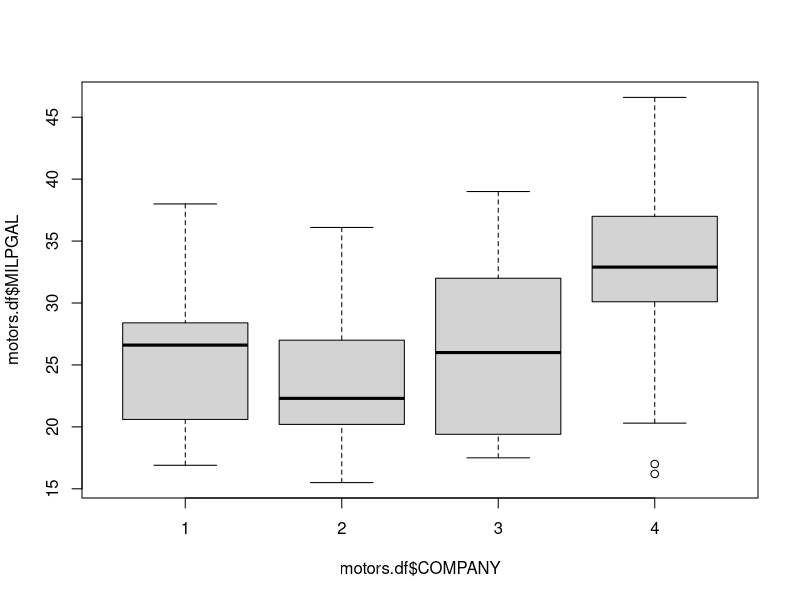
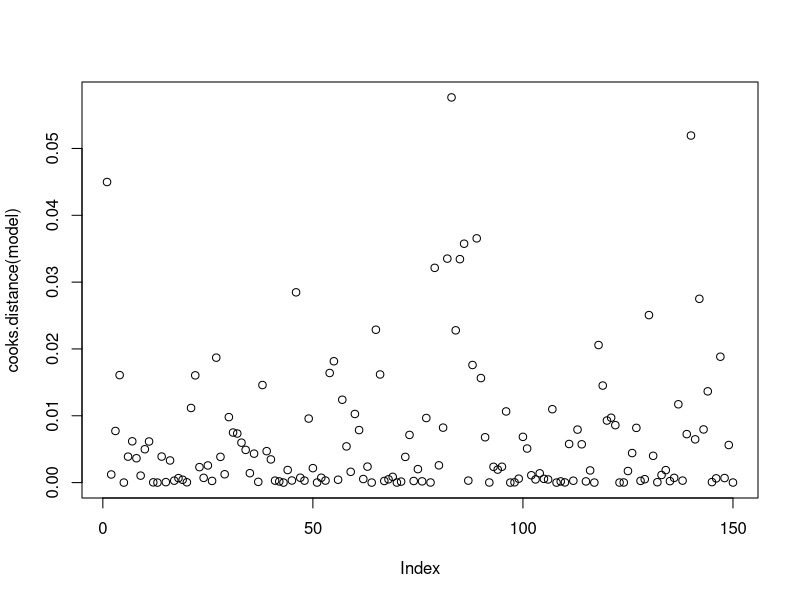
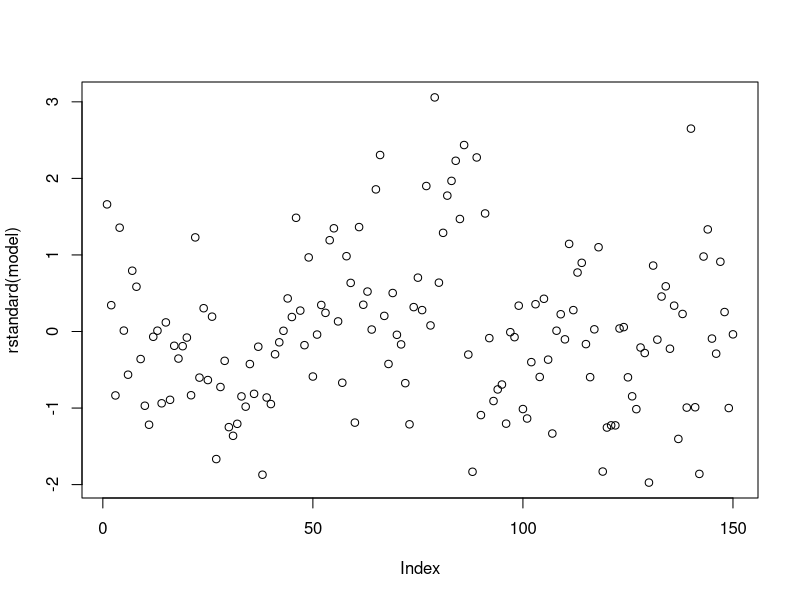
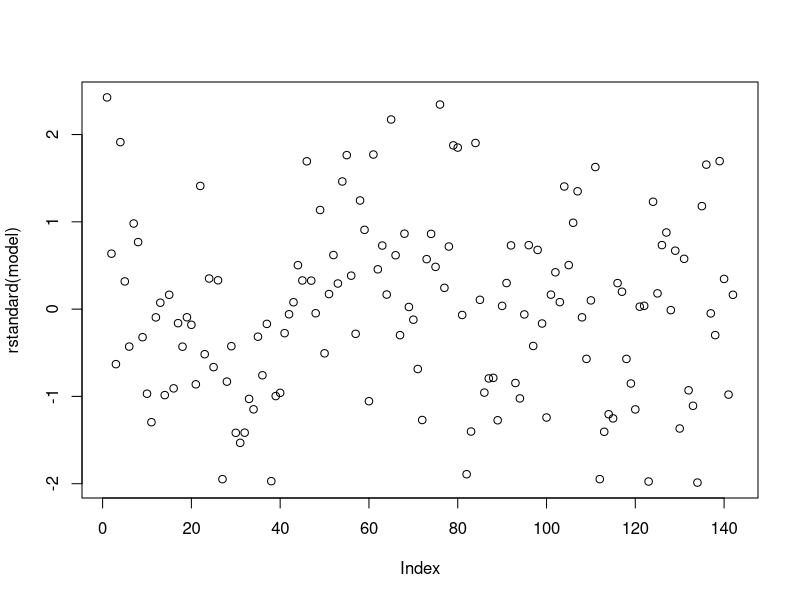
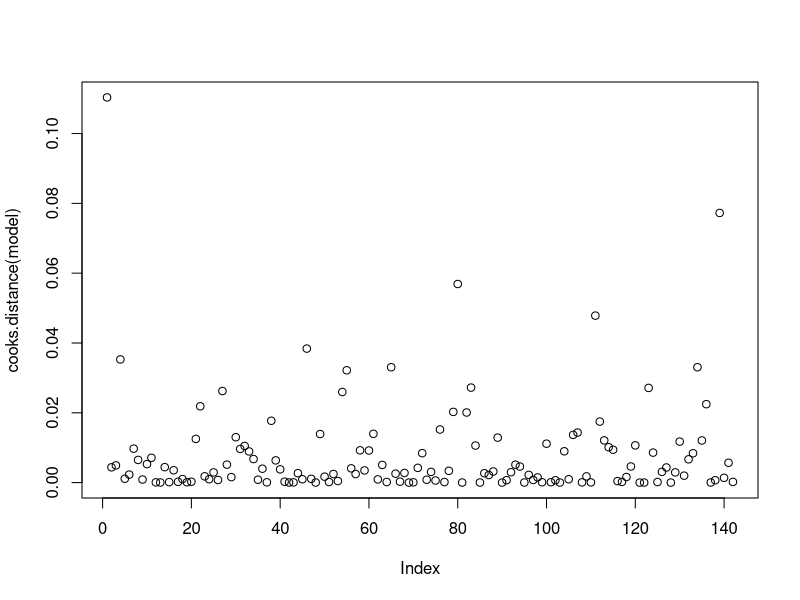
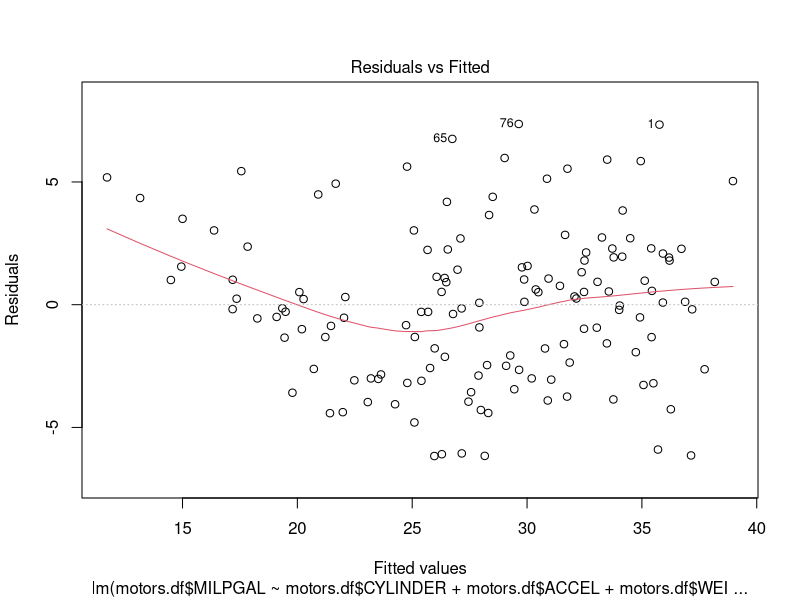
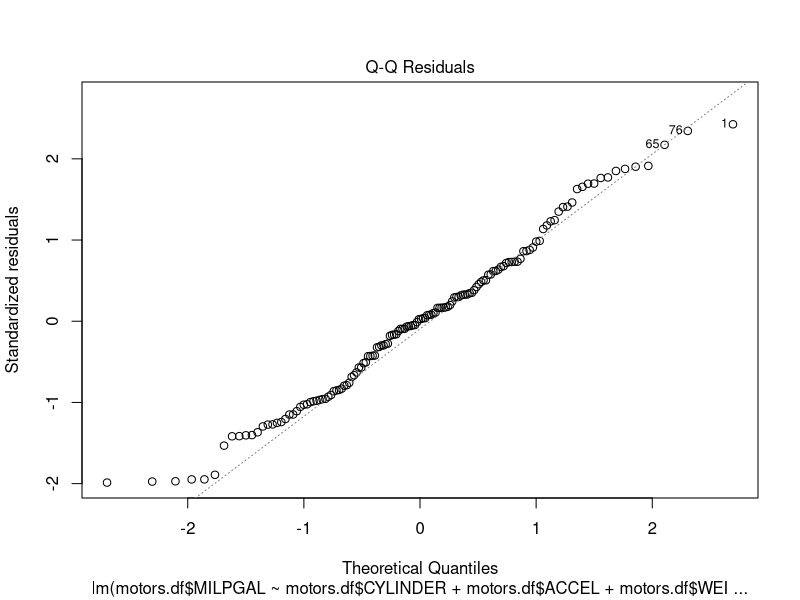
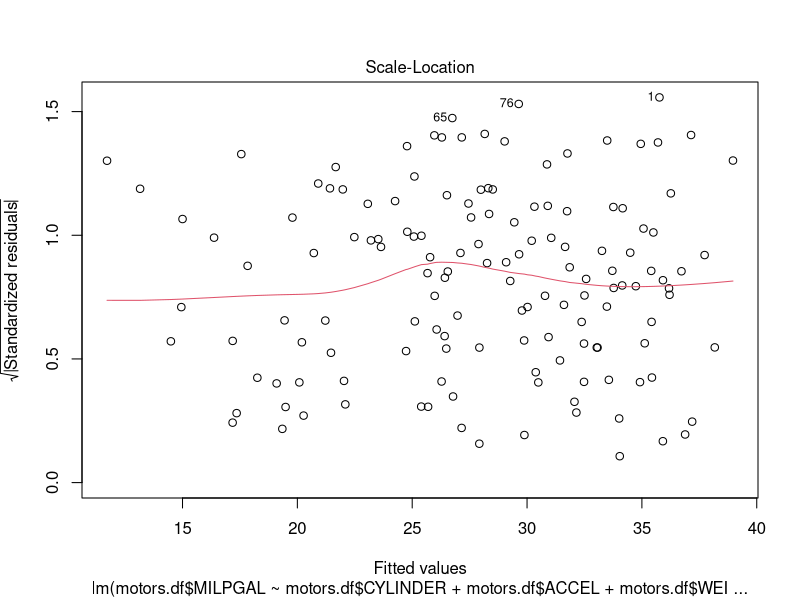

Here is the R script that generated these plots, in order:
library(car)
motors.df <- read.csv("MOTORS.csv",header = TRUE)
View(motors.df)
motors.df <- na.omit(motors.df) # Omitting NA rows

boxplot(motors.df$MILPGAL~motors.df$COMPANY) # Boxplot of MILPGAL
 
# 1. Multi Collinearity :: Condition VIF < 4

model <- lm(motors.df$MILPGAL ~ motors.df$CYLINDER + motors.df$DISPLACE + motors.df$HORSPWR + motors.df$ACCEL + motors.df$WEIGHT + motors.df$YEAR, data=motors.df)
car::vif(model)

#Removing Displace to build the model again 
model <- lm(motors.df$MILPGAL ~ motors.df$CYLINDER + motors.df$HORSPWR + motors.df$ACCEL + motors.df$WEIGHT + motors.df$YEAR)
car::vif(model)

#Removing horsepower to build the model again
model <- lm(motors.df$MILPGAL ~ motors.df$CYLINDER + motors.df$ACCEL + motors.df$WEIGHT +motors.df$YEAR)
car::vif(model)

# Influential observations :: Cook's distance <1 
plot(cooks.distance(model))

# Creating a new coloumn to track r-standard values
motors.df$rstd <- rstandard(model)
plot(rstandard(model))


row = nrow(motors.df)

up_lim <- max(motors.df$rstd) # Maximum of R-standard
dn_lim <- min(motors.df$rstd) # Minimum of R-standard

while((up_lim>2 | (dn_lim<(-2))) && (nrow(motors.df)/row) > 0.95){
      if(up_lim > abs(dn_lim)) {
          cat("Removing Observation ",motors.df[motors.df$rstd==up_lim,1]," with rstandard: ",up_lim,"\n")
          motors.df <- motors.df[motors.df$rstd<up_lim,]
      }
      else { 
        cat("Removing Observation ",motors.df[motors.df$rstd==dn_lim,1]," with rstandard: ",dn_lim,"\n")
        motors.df <- motors.df[motors.df$rstd>dn_lim,]  
      }
  # Model again and re-calculate r-standard
  model <- lm(motors.df$MILPGAL ~ motors.df$CYLINDER + motors.df$ACCEL + motors.df$WEIGHT +motors.df$YEAR)
  motors.df$rstd <- rstandard(model)
  up_lim <- max(motors.df$rstd)
  dn_lim <- min(motors.df$rstd)
}

plot(rstandard(model))

plot(cooks.distance(model))
plot(model)
summary(model)
